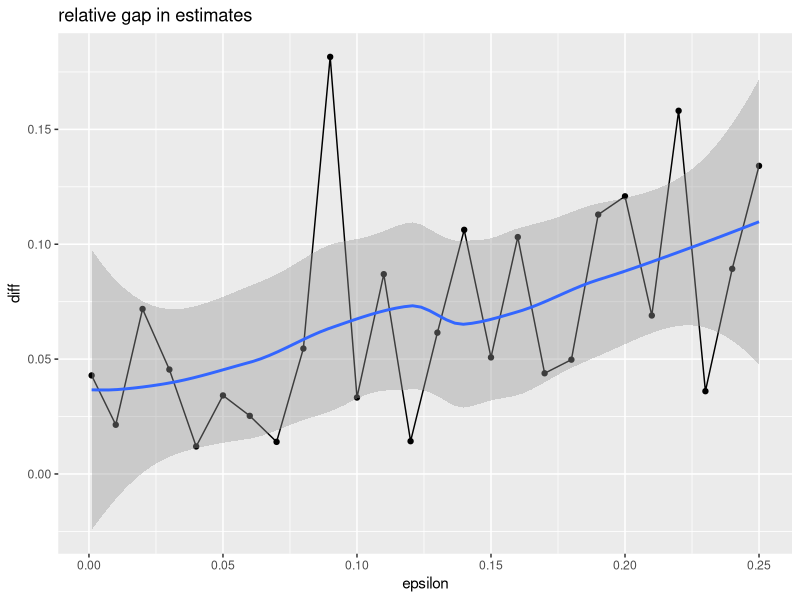

Generate this figure with R: (Note: this script raises an error after producing the figure.)
#
# Code to accompany "A Simpler Explanation of Differential Privacy"
# [LINK]
# This simulates the game described in the blog post
#

library(ggplot2) # For the graphs at the bottom of the code

set.seed(345345)

rlaplace <- function(n,sigma) {
  if(sigma<=0) {
    numeric(n)
  }
  rexp(n,rate = 1/sigma) - rexp(n,rate = 1/sigma)
}

collar = function(x) {
  pmax(0, pmin(1, x))
}

# Play N rounds of the differential privacy game
run_exp = function(n, threshold, Nruns, epsilon) {
  # The noise parameter.
  # Typically, practitioners use k/epsilon count, with k in
  # range(1,100). We divide by Nruns because we are working
  # in frequencies, not counts

  sigma = (20/epsilon)/Nruns

  # The Universe is two sets, S and S'
  s = numeric(n);
  sprime = numeric(n); sprime[1] =1
  sets = list(s, sprime)

  # this is run inside the "private world"
  estimate_s = collar(mean(s) + rlaplace(Nruns, sigma))
  estimate_prime = collar(mean(sprime) + rlaplace(Nruns, sigma))

  # this is what the adversary sees
  outcome_s = estimate_s >= threshold
  outcome_prime = estimate_prime >= threshold

  ps = mean(outcome_s)
  pprime = mean(outcome_prime)

  # epsilon-dp means abs(log(ps/pprime)) < epsilon
  logratio = abs(log(ps/pprime))

  data.frame(mean_s = mean(estimate_s),
             mean_prime = mean(estimate_prime),
             logratio = logratio)

}

n = 100; threshold=1/200; Nruns = 1000
epsilon  = seq(from=0, to=0.25, by=0.01)
epsilon[1] = 0.001  # can't do zero

runframe = NULL
for(eps in epsilon) {
  run = cbind(run_exp(n, threshold, Nruns, eps), epsilon=eps)
  runframe = rbind(run, runframe)
}

runframe$diff = with(runframe, abs(mean_s-mean_prime)/pmax(mean_s, mean_prime))



# As epsilon gets stricter (smaller), the relative difference in the
# estimates of the means of S and S' gets smaller, as you would hope.
# The discrepancies in the graph are because sigma
# wasn't set correctly sometimes (especially for the stricter epsilons),
# but the trend is clear.

ggplot(runframe, aes(x=epsilon, y=diff)) +
  geom_point() + geom_line() + geom_smooth() +
  ggtitle("relative gap in estimates")

# However, as epsilon gets stricter, the estimates also become poorer,
# relative to the actual set means (0 and 0.01, respectively)

estimateframe = melt(runframe, measure.vars=c("mean_s", "mean_prime"), variable.name="set", value.name="mean_value")
ggplot(estimateframe, aes(x=epsilon, y=mean_value, color=set)) + geom_line() +
  geom_hline(yintercept = 0.01) + scale_color_manual(values=c("#1b9e77", "#d95f02")) +
  ggtitle("actual estimates")
